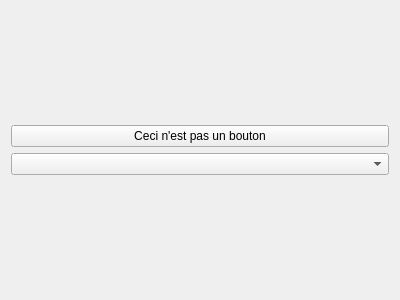
<?xml version="1.0" encoding="UTF-8"?>
<ui version="4.0">
 <class>Form</class>
 <widget class="QWidget" name="Form">
  <property name="geometry">
   <rect>
    <x>0</x>
    <y>0</y>
    <width>400</width>
    <height>300</height>
   </rect>
  </property>
  <property name="windowTitle">
   <string>Form</string>
  </property>
  <layout class="QGridLayout" name="gridLayout_2">
   <item row="0" column="0">
    <layout class="QGridLayout" name="gridLayout">
     <item row="0" column="0">
      <widget class="QPushButton" name="pushButton">
       <property name="text">
        <string>Ceci n'est pas un bouton</string>
       </property>
      </widget>
     </item>
     <item row="1" column="0">
      <widget class="_QComboBoxSubclass" name="comboBox"/>
     </item>
    </layout>
   </item>
  </layout>
 </widget>
 <customwidgets>
  <customwidget>
   <class>_QComboBoxSubclass</class>
   <extends>QComboBox</extends>
   <header>qtpy.uic</header>
  </customwidget>
 </customwidgets>
 <resources/>
 <connections/>
</ui>
